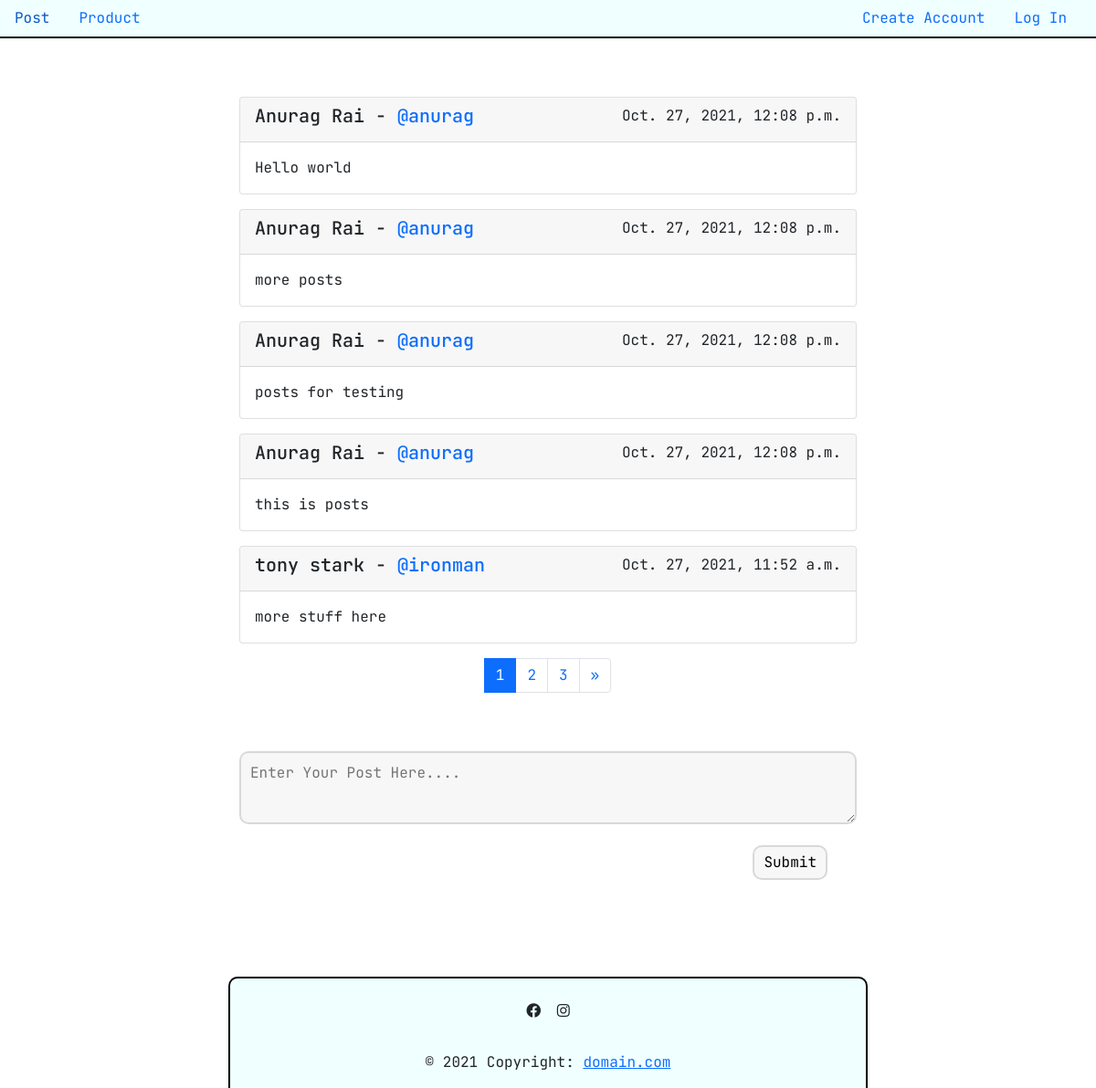
The page / on the database its author committed.
### User/models.py (models this page shows, shortened)
class Post(models.Model):
    user = models.ForeignKey(User, verbose_name="User Object", on_delete=models.CASCADE)
    text = models.TextField(verbose_name='Post Text')
    created_at = models.DateTimeField(verbose_name="Post Created at", auto_now_add=True,)
    updated_at = models.DateTimeField(verbose_name='Last Updated at', auto_now=True)
    class Meta:
        ordering = ['-id']
        verbose_name = 'Post'
        verbose_name_plural = 'Posts'

### User/views.py (the view)
# urls.py: path('', views.show_posts, name='show_posts'),
def show_posts(request):
    posts = Post.objects.all()
    page_number = request.GET.get('page')
    count = request.GET.get('count')
    posts = paginator_stuff(posts, page_number, count)
    post_form = PostForm()
    params = {
        'posts': posts,
        'title': 'Post',
        'post_form': post_form
    }
    return render(request, 'post/show_posts.html', params)

### User/forms.py
class PostForm(forms.ModelForm):
    class Meta:
        model = Post
        fields = ['text']
    def __init__(self, *args, **kwargs):
        super(PostForm, self).__init__(*args, **kwargs)
        self.fields['text'].widget.attrs['class'] = 'post-form-field'
        self.fields['text'].widget.attrs['placeholder'] = 'Enter Your Post Here....'

### User/utils.py (called while the page is built)
def paginator_stuff(posts, page_number, post_count):
    if post_count== None:
        post_count = 5
    paginator = Paginator(posts, post_count)
    try:
        result_data = paginator.page(page_number)
    except PageNotAnInteger:
        result_data = paginator.page(1)
    except EmptyPage:
        result_data = paginator.page(paginator.num_pages)
    return result_data

### User/templates/post/show_posts.html (shortened to what this page needs)
{% extends 'base.html' %}
{% load static %}
{% block head %}
    <link rel="stylesheet" href="{% static 'CSS/post/show-post.css' %}">
{% endblock %}
{% block content %}
{% for post in posts %}
    {% include 'post/components/card.html' %}
{% endfor %}
    {% include 'components/paginator.html' %}
    {% include 'post/components/post-form.html' %}
{% endblock %}

### templates/base.html (shortened to what this page needs)
<!DOCTYPE html>
<html lang="en">
{% load static %}
<head>
    <link href="https://cdn.jsdelivr.net/npm/bootstrap@5.0.2/dist/css/bootstrap.min.css" rel="stylesheet"
>
    <link rel="stylesheet" href="https://use.fontawesome.com/releases/v5.15.1/css/all.css"
>
    <link rel="stylesheet" href="{% static 'CSS/nav.css' %}">
    <link rel="stylesheet" href="{% static 'CSS/base.css' %}">
    {% block head %}
    {% endblock %}
</head>
<body>
    {% include 'components/nav.html' %}
    <div class="container" id="base-container">
        {% block content %}
        {% endblock %}
    </div>
    {% include 'components/footer.html' %}
</body>
</html>

### templates/components/nav.html (shortened to what this page needs)
<ul class="nav navigation">
    <li class="nav-item">
        <a class="nav-link" aria-current="page" href="/">Post</a>
    </li>
    <li class="nav-item">
        <a class="nav-link" href="/product/">Product</a>
    </li>
    <ul class="nav align-right" id="auth-nav">
    </ul>
</ul>

### templates/components/signup.html (shortened to what this page needs)
{% load static %}

### User/templates/post/components/card.html
<div class="card mt-3">
    <div class="card-header">
        <h5>
            {{post.user.get_full_name}} -
            <a class="post-user">
                @{{post.user.username}}
            </a>
        </h5>
        <span class="update-date">
            {{post.updated_at}}
        </span>
    </div>
    <div class="card-body">
        {{post.text}}
    </div>
</div>

### templates/components/paginator.html (shortened to what this page needs)
<div id="paginator">
    <ul class="pagination my-3 mx-1" style="display: inline-flex">
        {% for page_number in posts.paginator.page_range %}
        {% if page_number > posts.number|add:"-3" and page_number < posts.number|add:"3" %}
            {% if posts.number == page_number %}
            <li class="page-item active">
                <a href="?page={{ page_number }}{% if order %}&order-by={{order}}{% endif %}
" class="page-link">{{page_number}}</a>
            </li>
            {% else %}
            <li class="page-item">
                <a href="?page={{ page_number }}{% if order %}&order-by={{order}}{% endif %}"
                    class="page-link">{{page_number}}</a>
            </li>
            {% endif %} {% endif %} {% endfor %} {% if posts.has_next %}
            <li class="page-item">
                <a href="?page={{posts.next_page_number}}{% if order %}&order-by={{order}}{% endif %}"
                    class="page-link">&raquo</a>
            </li>
            {% endif %}
    </ul>
</div>

### User/templates/post/components/post-form.html (shortened to what this page needs)
<form method="post" action="/add-post/" id="post-form" class="post-form">
    {{ post_form.as_p }}
    <button type="submit" class="general-button">Submit</button>
</form>

### templates/components/footer.html (shortened to what this page needs)
<footer class="page-footer font-small pt-4 mt-5">
    <div class="footer_container">
        <ul class="list-unstyled list-inline text-center footer_social_media">
            <li class="list-inline-item">
                    <i class="fab fa-facebook"></i>
            </li>
            <li class="list-inline-item">
                    <i class="fab fa-instagram"></i>
            </li>
        </ul>
    <div class="footer-copyright text-center py-3">© 2021 Copyright:
        <a href="/"> domain.com</a>
    </div>
</div>
</footer>

### static/CSS/nav.css (style rules this page uses)
.align-right { margin-left: auto; margin-right: 1rem; }
.navigation { background-color: azure !important; border-bottom: 2px solid black !important; }

### static/CSS/base.css (style rules this page uses)
* { font-family: 'JetBrains Mono' ; }
#base-container { margin-top: 4rem; margin-bottom: 10rem; max-width: 700px; }
.general-button { border: 2px solid rgba(0, 0, 0, 0.125); background-color: rgba(0, 0, 0, 0.03); font-size: 1rem; padding: 5px 10px; border-radius: 10px; }

### static/CSS/post/show-post.css (style rules this page uses)
.post-user { cursor: pointer; text-decoration: none; }
.card-header { display: flex; justify-content: space-between; }
.post-form .post-form-field { border: 2px solid rgba(0, 0, 0, .125); background-color: rgba(0, 0, 0, .03); border-radius: 10px; width: 100%; margin: auto; margin-top: 3rem; outline: none; height: 5rem; padding: 10px; }
.post-form .general-button { float: right; margin-right: 2rem; }

### User/templates/post/show_posts.html (style rules this page uses)
.card-header { width: 100%; }

### templates/components/nav.html (style rules this page uses)
.nav li { cursor: pointer; }

### templates/components/paginator.html (style rules this page uses)
#paginator { text-align: center; }

### templates/components/footer.html (style rules this page uses)
footer { border: 2px solid black; border-bottom: none; border-radius: 10px 10px 0 0; max-width: 700px; margin: auto; background-color: azure; }

### rows shown on the page
Post: user.get_full_name "Anurag Rai", user.username "anurag", updated_at "Oct. 27, 2021, 12:08 p.m.", text "Hello world"
Post: user.get_full_name "Anurag Rai", user.username "anurag", updated_at "Oct. 27, 2021, 12:08 p.m.", text "more posts"
Post: user.get_full_name "Anurag Rai", user.username "anurag", updated_at "Oct. 27, 2021, 12:08 p.m.", text "posts for testing"
Post: user.get_full_name "Anurag Rai", user.username "anurag", updated_at "Oct. 27, 2021, 12:08 p.m.", text "this is posts"
Post: user.get_full_name "tony stark", user.username "ironman", updated_at "Oct. 27, 2021, 11:52 a.m.", text "more stuff here"

### other values the page prints
{{ page_number }} "1"
{{ page_number }} "2" "3"
